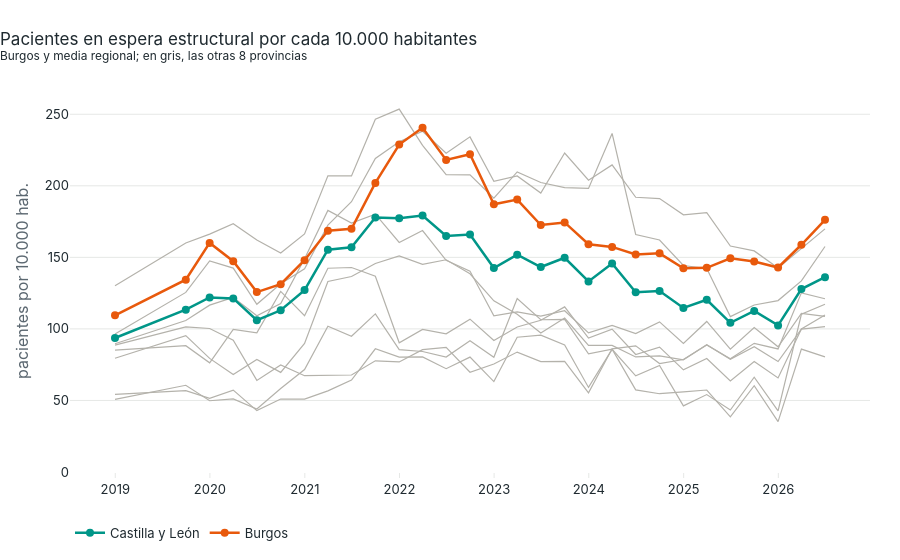

Notebook cell for this chart:
### Markdown cell above
---
## 2. ¿Cómo está Burgos frente a la media regional y frente a las otras provincias?

Comparar pacientes en bruto no es justo: Valladolid tiene más del triple de habitantes que Soria.
Por eso se usa la **tasa de pacientes en espera estructural por cada 10.000 habitantes**, con la
población del INE de cada trimestre. La calcula la vista SQL `v_quirurgica_provincia`. La tasa
regional se obtiene con el mismo criterio: total de pacientes entre total de habitantes.

### Code cell
provincias = sql("""
SELECT fecha, provincia, pacientes_estructurales, habitantes,
       estructurales_por_10000_hab AS tasa, demora_media_dias
FROM v_quirurgica_provincia
ORDER BY fecha, provincia
""")

# Tasa regional = suma de pacientes / suma de habitantes de las 9 provincias
tasa_region = (provincias.groupby("fecha")
               .apply(lambda g: g["pacientes_estructurales"].sum() * 10_000 / g["habitantes"].sum(),
                      include_groups=False)
               .rename("tasa").reset_index())

fig = go.Figure()
for nombre, grupo in provincias.groupby("provincia"):
    if nombre == "Burgos":
        continue
    fig.add_scatter(x=grupo["fecha"], y=grupo["tasa"], mode="lines", name=nombre,
                    line=dict(color=CONTEXTO, width=1.2), showlegend=False,
                    hovertemplate=nombre + ": %{y:.0f}<extra></extra>")
fig.add_scatter(x=tasa_region["fecha"], y=tasa_region["tasa"], mode="lines+markers",
                name="Castilla y León", line_color=PRINCIPAL,
                hovertemplate="Castilla y León: %{y:.0f}<extra></extra>")
burgos = provincias[provincias["provincia"] == "Burgos"]
fig.add_scatter(x=burgos["fecha"], y=burgos["tasa"], mode="lines+markers", name="Burgos",
                line_color=DESTACADO, hovertemplate="Burgos: %{y:.0f}<extra></extra>")
fig.update_layout(title="Pacientes en espera estructural por cada 10.000 habitantes<br>"
                        "<sup>Burgos y media regional; en gris, las otras 8 provincias</sup>",
                  yaxis_title="pacientes por 10.000 hab.", yaxis_rangemode="tozero",
                  hovermode="closest")
fig.show()
